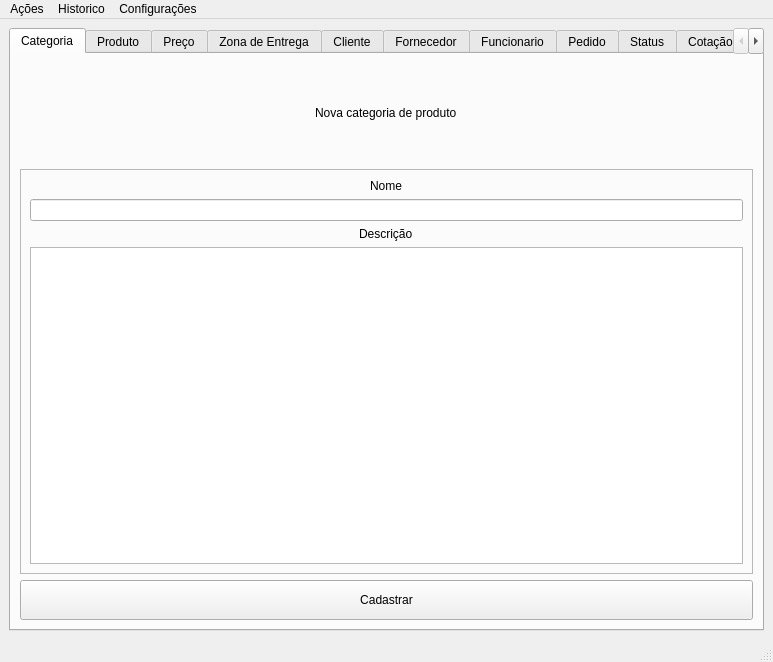
<?xml version="1.0" encoding="UTF-8"?>
<ui version="4.0">
 <class>MainWindow</class>
 <widget class="QMainWindow" name="MainWindow">
  <property name="geometry">
   <rect>
    <x>0</x>
    <y>0</y>
    <width>773</width>
    <height>662</height>
   </rect>
  </property>
  <property name="windowTitle">
   <string>Chickie</string>
  </property>
  <widget class="QWidget" name="centralwidget">
   <layout class="QVBoxLayout" name="verticalLayout">
    <item>
     <widget class="QTabWidget" name="tabWidget">
      <property name="minimumSize">
       <size>
        <width>0</width>
        <height>40</height>
       </size>
      </property>
      <property name="currentIndex">
       <number>0</number>
      </property>
      <widget class="QWidget" name="tabCategoria">
       <attribute name="title">
        <string>Categoria</string>
       </attribute>
       <layout class="QVBoxLayout" name="verticalLayout_2">
        <item alignment="Qt::AlignHCenter">
         <widget class="QLabel" name="labelNovaCategoriaProduto">
          <property name="minimumSize">
           <size>
            <width>0</width>
            <height>100</height>
           </size>
          </property>
          <property name="text">
           <string>Nova categoria de produto</string>
          </property>
         </widget>
        </item>
        <item>
         <widget class="QFrame" name="frame">
          <property name="frameShape">
           <enum>QFrame::StyledPanel</enum>
          </property>
          <property name="frameShadow">
           <enum>QFrame::Raised</enum>
          </property>
          <layout class="QVBoxLayout" name="verticalLayout_9">
           <item alignment="Qt::AlignHCenter">
            <widget class="QLabel" name="labelNomeCategoriaProduto">
             <property name="text">
              <string>Nome</string>
             </property>
            </widget>
           </item>
           <item>
            <widget class="QLineEdit" name="lineEditNomeCategoriaProduto">
             <property name="text">
              <string/>
             </property>
            </widget>
           </item>
           <item alignment="Qt::AlignHCenter">
            <widget class="QLabel" name="labelDescricaoCategoriaProduto">
             <property name="text">
              <string>Descrição</string>
             </property>
            </widget>
           </item>
           <item>
            <widget class="QPlainTextEdit" name="plainTextEditDescricaoCategoriaProduto"/>
           </item>
          </layout>
         </widget>
        </item>
        <item>
         <widget class="QPushButton" name="pushButtonCadastrarCategoriaProduto">
          <property name="minimumSize">
           <size>
            <width>0</width>
            <height>40</height>
           </size>
          </property>
          <property name="text">
           <string>Cadastrar</string>
          </property>
         </widget>
        </item>
       </layout>
      </widget>
      <widget class="QWidget" name="tabProduto">
       <attribute name="title">
        <string>Produto</string>
       </attribute>
       <layout class="QVBoxLayout" name="verticalLayout_7">
        <item alignment="Qt::AlignHCenter">
         <widget class="QLabel" name="labelNovoProduto">
          <property name="minimumSize">
           <size>
            <width>0</width>
            <height>100</height>
           </size>
          </property>
          <property name="text">
           <string>Novo Produto</string>
          </property>
         </widget>
        </item>
        <item>
         <widget class="QFrame" name="frame_6">
          <property name="frameShape">
           <enum>QFrame::StyledPanel</enum>
          </property>
          <property name="frameShadow">
           <enum>QFrame::Raised</enum>
          </property>
          <layout class="QVBoxLayout" name="verticalLayout_10">
           <item>
            <widget class="QLabel" name="labelCategoriaProduto">
             <property name="text">
              <string>Categoria</string>
             </property>
            </widget>
           </item>
           <item>
            <widget class="QComboBox" name="comboBoxCategoriaProduto">
             <item>
              <property name="text">
               <string>Categoria A</string>
              </property>
             </item>
            </widget>
           </item>
           <item>
            <widget class="QLabel" name="labelNomeProduto">
             <property name="text">
              <string>Nome</string>
             </property>
            </widget>
           </item>
           <item>
            <widget class="QLineEdit" name="lineEditNomeProduto">
             <property name="placeholderText">
              <string>Nome</string>
             </property>
            </widget>
           </item>
           <item>
            <widget class="QLabel" name="labelPrecoProduto">
             <property name="text">
              <string>Preço padrão</string>
             </property>
            </widget>
           </item>
           <item>
            <widget class="QDoubleSpinBox" name="doubleSpinBoxPrecoProduto"/>
           </item>
           <item>
            <widget class="QLabel" name="labelDescricaoProduto">
             <property name="text">
              <string>Descrição</string>
             </property>
            </widget>
           </item>
           <item>
            <widget class="QTextEdit" name="textEditDescricaoProduto">
             <property name="placeholderText">
              <string>Descrição</string>
             </property>
            </widget>
           </item>
          </layout>
         </widget>
        </item>
        <item>
         <widget class="QPushButton" name="pushButtonCadastrarProduto">
          <property name="minimumSize">
           <size>
            <width>0</width>
            <height>40</height>
           </size>
          </property>
          <property name="text">
           <string>Cadastrar</string>
          </property>
         </widget>
        </item>
       </layout>
      </widget>
      <widget class="QWidget" name="tabPreco">
       <attribute name="title">
        <string>Preço</string>
       </attribute>
       <layout class="QVBoxLayout" name="verticalLayout_3">
        <item alignment="Qt::AlignHCenter">
         <widget class="QLabel" name="labelNovoPreco">
          <property name="minimumSize">
           <size>
            <width>0</width>
            <height>0</height>
           </size>
          </property>
          <property name="maximumSize">
           <size>
            <width>16777215</width>
            <height>100</height>
           </size>
          </property>
          <property name="text">
           <string>Novo Preço Excepcional</string>
          </property>
         </widget>
        </item>
        <item>
         <widget class="QFrame" name="frame_8">
          <property name="frameShape">
           <enum>QFrame::StyledPanel</enum>
          </property>
          <property name="frameShadow">
           <enum>QFrame::Raised</enum>
          </property>
          <layout class="QVBoxLayout" name="verticalLayout_14">
           <item>
            <widget class="QLabel" name="labelProdutoPreco">
             <property name="text">
              <string>Produto</string>
             </property>
            </widget>
           </item>
           <item>
            <widget class="QComboBox" name="comboBoxProdutoPreco">
             <item>
              <property name="text">
               <string>Pizza tal</string>
              </property>
             </item>
            </widget>
           </item>
           <item>
            <widget class="QLabel" name="labelValorPreco">
             <property name="text">
              <string>Valor</string>
             </property>
            </widget>
           </item>
           <item>
            <widget class="QDoubleSpinBox" name="doubleSpinValorPreco"/>
           </item>
           <item>
            <widget class="QLabel" name="labelDiaDaSemanaPreco">
             <property name="text">
              <string>Dia da semana</string>
             </property>
            </widget>
           </item>
           <item>
            <widget class="QComboBox" name="comboBoxDiaDaSemanaPreco">
             <item>
              <property name="text">
               <string>Segunda</string>
              </property>
             </item>
             <item>
              <property name="text">
               <string>Terça</string>
              </property>
             </item>
             <item>
              <property name="text">
               <string>Quarta</string>
              </property>
             </item>
             <item>
              <property name="text">
               <string>Quinta</string>
              </property>
             </item>
             <item>
              <property name="text">
               <string>Sexta</string>
              </property>
             </item>
             <item>
              <property name="text">
               <string>Sábado</string>
              </property>
             </item>
             <item>
              <property name="text">
               <string>Domingo</string>
              </property>
             </item>
            </widget>
           </item>
          </layout>
         </widget>
        </item>
        <item>
         <widget class="QPushButton" name="pushButtonCadastrarPreco">
          <property name="minimumSize">
           <size>
            <width>0</width>
            <height>40</height>
           </size>
          </property>
          <property name="text">
           <string>Cadastrar</string>
          </property>
         </widget>
        </item>
       </layout>
      </widget>
      <widget class="QWidget" name="tabZonaEntrega">
       <attribute name="title">
        <string>Zona de Entrega</string>
       </attribute>
       <layout class="QVBoxLayout" name="verticalLayout_8">
        <item alignment="Qt::AlignHCenter">
         <widget class="QLabel" name="labelCadastroZonaEntrega">
          <property name="maximumSize">
           <size>
            <width>16777215</width>
            <height>100</height>
           </size>
          </property>
          <property name="text">
           <string>Cadastro de Zona de Entrega</string>
          </property>
         </widget>
        </item>
        <item>
         <widget class="QFrame" name="frame_7">
          <property name="frameShape">
           <enum>QFrame::StyledPanel</enum>
          </property>
          <property name="frameShadow">
           <enum>QFrame::Raised</enum>
          </property>
          <layout class="QGridLayout" name="gridLayout_5">
           <item row="1" column="1">
            <widget class="QLineEdit" name="lineEditCidadeZonaEntrega">
             <property name="alignment">
              <set>Qt::AlignCenter</set>
             </property>
             <property name="placeholderText">
              <string>Cidade</string>
             </property>
            </widget>
           </item>
           <item row="2" column="0">
            <widget class="QLineEdit" name="lineEditBairroZonaEntrega">
             <property name="alignment">
              <set>Qt::AlignCenter</set>
             </property>
             <property name="placeholderText">
              <string>Bairro</string>
             </property>
            </widget>
           </item>
           <item row="1" column="0">
            <widget class="QLineEdit" name="lineEditNomeZonaEntrega">
             <property name="alignment">
              <set>Qt::AlignCenter</set>
             </property>
             <property name="placeholderText">
              <string>Nome</string>
             </property>
            </widget>
           </item>
           <item row="3" column="1">
            <widget class="QDoubleSpinBox" name="doubleSpinBoxTaxaZonaEntrega"/>
           </item>
           <item row="3" column="0">
            <widget class="QLineEdit" name="lineEditCEPZonaEntrega">
             <property name="alignment">
              <set>Qt::AlignCenter</set>
             </property>
             <property name="placeholderText">
              <string>CEP</string>
             </property>
            </widget>
           </item>
           <item row="2" column="1">
            <widget class="QComboBox" name="comboBoxUFZonaEntrega">
             <property name="styleSheet">
              <string notr="true"/>
             </property>
             <property name="placeholderText">
              <string/>
             </property>
             <item>
              <property name="text">
               <string>RJ</string>
              </property>
             </item>
            </widget>
           </item>
          </layout>
         </widget>
        </item>
        <item>
         <widget class="QPushButton" name="pushButtonCadastrarZonaEntrega">
          <property name="minimumSize">
           <size>
            <width>0</width>
            <height>40</height>
           </size>
          </property>
          <property name="text">
           <string>Cadastrar</string>
          </property>
         </widget>
        </item>
       </layout>
      </widget>
      <widget class="QWidget" name="tabCliente">
       <attribute name="title">
        <string>Cliente</string>
       </attribute>
       <layout class="QGridLayout" name="gridLayout">
        <item row="4" column="0">
         <widget class="QPushButton" name="pushButtonCadastrarCliente">
          <property name="minimumSize">
           <size>
            <width>0</width>
            <height>40</height>
           </size>
          </property>
          <property name="text">
           <string>Cadastrar</string>
          </property>
         </widget>
        </item>
        <item row="1" column="0" rowspan="2">
         <widget class="QFrame" name="frame_2">
          <property name="frameShape">
           <enum>QFrame::StyledPanel</enum>
          </property>
          <property name="frameShadow">
           <enum>QFrame::Raised</enum>
          </property>
          <layout class="QGridLayout" name="gridLayout_6">
           <item row="2" column="0">
            <widget class="QLineEdit" name="lineEditEmailCliente">
             <property name="minimumSize">
              <size>
               <width>0</width>
               <height>0</height>
              </size>
             </property>
             <property name="alignment">
              <set>Qt::AlignCenter</set>
             </property>
             <property name="placeholderText">
              <string>E-mail</string>
             </property>
            </widget>
           </item>
           <item row="2" column="1">
            <widget class="QLineEdit" name="lineEditUsernameCliente">
             <property name="minimumSize">
              <size>
               <width>0</width>
               <height>0</height>
              </size>
             </property>
             <property name="maximumSize">
              <size>
               <width>16777215</width>
               <height>16777215</height>
              </size>
             </property>
             <property name="alignment">
              <set>Qt::AlignCenter</set>
             </property>
             <property name="placeholderText">
              <string>Username</string>
             </property>
            </widget>
           </item>
           <item row="4" column="0" colspan="2">
            <widget class="QLineEdit" name="lineEditSenhaCliente">
             <property name="alignment">
              <set>Qt::AlignCenter</set>
             </property>
             <property name="placeholderText">
              <string>Senha (padrão: 123456)</string>
             </property>
            </widget>
           </item>
           <item row="1" column="0" colspan="2">
            <widget class="QLineEdit" name="lineEditNomeCliente">
             <property name="text">
              <string/>
             </property>
             <property name="alignment">
              <set>Qt::AlignCenter</set>
             </property>
             <property name="placeholderText">
              <string>Nome Completo</string>
             </property>
            </widget>
           </item>
           <item row="3" column="0">
            <widget class="QLineEdit" name="lineEditCelularCliente">
             <property name="minimumSize">
              <size>
               <width>200</width>
               <height>0</height>
              </size>
             </property>
             <property name="alignment">
              <set>Qt::AlignCenter</set>
             </property>
             <property name="placeholderText">
              <string>Celular</string>
             </property>
            </widget>
           </item>
           <item row="3" column="1">
            <widget class="QLineEdit" name="lineEditTelefoneCliente">
             <property name="alignment">
              <set>Qt::AlignCenter</set>
             </property>
             <property name="placeholderText">
              <string>Telefone</string>
             </property>
            </widget>
           </item>
           <item row="0" column="0" colspan="2">
            <widget class="QLabel" name="labelDadosCliente">
             <property name="minimumSize">
              <size>
               <width>0</width>
               <height>40</height>
              </size>
             </property>
             <property name="maximumSize">
              <size>
               <width>16777215</width>
               <height>50</height>
              </size>
             </property>
             <property name="text">
              <string>Dados Pessoais</string>
             </property>
             <property name="alignment">
              <set>Qt::AlignCenter</set>
             </property>
            </widget>
           </item>
          </layout>
         </widget>
        </item>
        <item row="3" column="0">
         <widget class="QFrame" name="frame_15">
          <property name="frameShape">
           <enum>QFrame::StyledPanel</enum>
          </property>
          <property name="frameShadow">
           <enum>QFrame::Raised</enum>
          </property>
          <layout class="QGridLayout" name="gridLayout_2">
           <item row="2" column="1">
            <widget class="QLineEdit" name="lineEditComplementoCliente">
             <property name="alignment">
              <set>Qt::AlignCenter</set>
             </property>
             <property name="placeholderText">
              <string>Complemento</string>
             </property>
            </widget>
           </item>
           <item row="1" column="0" colspan="4">
            <widget class="QLineEdit" name="lineEditLogradouroCliente">
             <property name="alignment">
              <set>Qt::AlignCenter</set>
             </property>
             <property name="placeholderText">
              <string>Logradouro</string>
             </property>
            </widget>
           </item>
           <item row="3" column="1" colspan="2">
            <widget class="QLineEdit" name="lineEditCEPCliente">
             <property name="alignment">
              <set>Qt::AlignCenter</set>
             </property>
             <property name="placeholderText">
              <string>CEP</string>
             </property>
            </widget>
           </item>
           <item row="2" column="0">
            <widget class="QLineEdit" name="lineEditNumeroCliente">
             <property name="alignment">
              <set>Qt::AlignCenter</set>
             </property>
             <property name="placeholderText">
              <string>Número</string>
             </property>
            </widget>
           </item>
           <item row="3" column="0">
            <widget class="QLineEdit" name="lineEditCidadeCliente">
             <property name="alignment">
              <set>Qt::AlignCenter</set>
             </property>
             <property name="placeholderText">
              <string>Cidade</string>
             </property>
            </widget>
           </item>
           <item row="3" column="3">
            <widget class="QComboBox" name="comboBoxUFCliente">
             <property name="maximumSize">
              <size>
               <width>70</width>
               <height>16777215</height>
              </size>
             </property>
            </widget>
           </item>
           <item row="2" column="2" colspan="2">
            <widget class="QLineEdit" name="lineEditBairroCliente">
             <property name="text">
              <string/>
             </property>
             <property name="alignment">
              <set>Qt::AlignCenter</set>
             </property>
             <property name="placeholderText">
              <string>Bairro</string>
             </property>
            </widget>
           </item>
           <item row="0" column="0" colspan="4">
            <widget class="QLabel" name="labelEnderecoCliente">
             <property name="minimumSize">
              <size>
               <width>0</width>
               <height>40</height>
              </size>
             </property>
             <property name="maximumSize">
              <size>
               <width>16777215</width>
               <height>16777215</height>
              </size>
             </property>
             <property name="baseSize">
              <size>
               <width>0</width>
               <height>0</height>
              </size>
             </property>
             <property name="text">
              <string>Endereço</string>
             </property>
             <property name="alignment">
              <set>Qt::AlignCenter</set>
             </property>
            </widget>
           </item>
          </layout>
         </widget>
        </item>
        <item row="0" column="0">
         <widget class="QLabel" name="labelCadastroCliente">
          <property name="minimumSize">
           <size>
            <width>0</width>
            <height>100</height>
           </size>
          </property>
          <property name="maximumSize">
           <size>
            <width>16777215</width>
            <height>100</height>
           </size>
          </property>
          <property name="text">
           <string>Cadastro de cliente</string>
          </property>
          <property name="alignment">
           <set>Qt::AlignCenter</set>
          </property>
         </widget>
        </item>
       </layout>
      </widget>
      <widget class="QWidget" name="tabFornecedor">
       <attribute name="title">
        <string>Fornecedor</string>
       </attribute>
       <layout class="QVBoxLayout" name="verticalLayout_4">
        <item alignment="Qt::AlignHCenter">
         <widget class="QLabel" name="labelNovoFornecedor">
          <property name="maximumSize">
           <size>
            <width>16777215</width>
            <height>100</height>
           </size>
          </property>
          <property name="text">
           <string>Novo Fornecedor</string>
          </property>
         </widget>
        </item>
        <item>
         <widget class="QFrame" name="frame_3">
          <property name="frameShape">
           <enum>QFrame::StyledPanel</enum>
          </property>
          <property name="frameShadow">
           <enum>QFrame::Raised</enum>
          </property>
          <layout class="QGridLayout" name="gridLayout_3">
           <item row="1" column="1">
            <widget class="QLineEdit" name="lineEditUsernameFornecedor">
             <property name="alignment">
              <set>Qt::AlignCenter</set>
             </property>
             <property name="placeholderText">
              <string>Username</string>
             </property>
            </widget>
           </item>
           <item row="3" column="1">
            <widget class="QLineEdit" name="lineEditCNPJFornecedor">
             <property name="alignment">
              <set>Qt::AlignCenter</set>
             </property>
             <property name="placeholderText">
              <string>CNPJ</string>
             </property>
            </widget>
           </item>
           <item row="2" column="1">
            <widget class="QLineEdit" name="lineEditCelularFornecedor">
             <property name="alignment">
              <set>Qt::AlignCenter</set>
             </property>
             <property name="placeholderText">
              <string>Celular</string>
             </property>
            </widget>
           </item>
           <item row="1" column="0">
            <widget class="QLineEdit" name="lineEditNomeFornecedor">
             <property name="alignment">
              <set>Qt::AlignCenter</set>
             </property>
             <property name="placeholderText">
              <string>Nome</string>
             </property>
            </widget>
           </item>
           <item row="2" column="0">
            <widget class="QLineEdit" name="lineEditEmailFornecedor">
             <property name="alignment">
              <set>Qt::AlignCenter</set>
             </property>
             <property name="placeholderText">
              <string>E-mail</string>
             </property>
            </widget>
           </item>
           <item row="3" column="0">
            <widget class="QLineEdit" name="lineEditTelefoneFornecedor">
             <property name="alignment">
              <set>Qt::AlignCenter</set>
             </property>
             <property name="placeholderText">
              <string>Telefone</string>
             </property>
            </widget>
           </item>
          </layout>
         </widget>
        </item>
        <item>
         <widget class="QPushButton" name="pushButtonCadastrarFornecedor">
          <property name="text">
           <string>Cadastrar</string>
          </property>
         </widget>
        </item>
       </layout>
      </widget>
      <widget class="QWidget" name="tabFuncionario">
       <attribute name="title">
        <string>Funcionario</string>
       </attribute>
       <layout class="QVBoxLayout" name="verticalLayout_5">
        <item alignment="Qt::AlignHCenter">
         <widget class="QLabel" name="labelNovoFuncionario">
          <property name="maximumSize">
           <size>
            <width>16777215</width>
            <height>100</height>
           </size>
          </property>
          <property name="text">
           <string>Novo Funcionario</string>
          </property>
         </widget>
        </item>
        <item>
         <widget class="QFrame" name="frame_4">
          <property name="frameShape">
           <enum>QFrame::StyledPanel</enum>
          </property>
          <property name="frameShadow">
           <enum>QFrame::Raised</enum>
          </property>
          <layout class="QVBoxLayout" name="verticalLayout_11">
           <item>
            <widget class="QLineEdit" name="lineEditNomeFuncionario">
             <property name="alignment">
              <set>Qt::AlignCenter</set>
             </property>
             <property name="placeholderText">
              <string>Nome</string>
             </property>
            </widget>
           </item>
           <item>
            <widget class="QLineEdit" name="lineEditCargoFuncionario">
             <property name="alignment">
              <set>Qt::AlignCenter</set>
             </property>
             <property name="placeholderText">
              <string>Cargo</string>
             </property>
            </widget>
           </item>
           <item>
            <widget class="QLineEdit" name="lineEditEmailFuncionario">
             <property name="alignment">
              <set>Qt::AlignCenter</set>
             </property>
             <property name="placeholderText">
              <string>E-mail</string>
             </property>
            </widget>
           </item>
           <item>
            <widget class="QLineEdit" name="lineEditSenhaFuncionario">
             <property name="alignment">
              <set>Qt::AlignCenter</set>
             </property>
             <property name="placeholderText">
              <string>Senha</string>
             </property>
            </widget>
           </item>
           <item>
            <widget class="QLineEdit" name="lineEditTelefoneFuncionario">
             <property name="alignment">
              <set>Qt::AlignCenter</set>
             </property>
             <property name="placeholderText">
              <string>Telefone</string>
             </property>
            </widget>
           </item>
           <item>
            <widget class="QLineEdit" name="lineEditCelularFuncionario">
             <property name="alignment">
              <set>Qt::AlignCenter</set>
             </property>
             <property name="placeholderText">
              <string>Celular</string>
             </property>
            </widget>
           </item>
          </layout>
         </widget>
        </item>
        <item>
         <widget class="QPushButton" name="pushButtonCadastrarFuncionario">
          <property name="text">
           <string>Cadastrar</string>
          </property>
         </widget>
        </item>
       </layout>
      </widget>
      <widget class="QWidget" name="tabPedido">
       <attribute name="title">
        <string>Pedido</string>
       </attribute>
       <layout class="QVBoxLayout" name="verticalLayout_6">
        <item>
         <widget class="QFrame" name="frame_10">
          <property name="frameShape">
           <enum>QFrame::StyledPanel</enum>
          </property>
          <property name="frameShadow">
           <enum>QFrame::Raised</enum>
          </property>
          <layout class="QVBoxLayout" name="verticalLayout_16">
           <item alignment="Qt::AlignHCenter">
            <widget class="QLabel" name="labelCadastrarPedido">
             <property name="maximumSize">
              <size>
               <width>16777215</width>
               <height>60</height>
              </size>
             </property>
             <property name="text">
              <string>Cadastrar Pedido</string>
             </property>
            </widget>
           </item>
           <item>
            <widget class="QFrame" name="frame_11">
             <property name="styleSheet">
              <string notr="true">#frame_11, #frame_12, #frame_5 {
  border: 0px;
}
</string>
             </property>
             <property name="frameShape">
              <enum>QFrame::StyledPanel</enum>
             </property>
             <property name="frameShadow">
              <enum>QFrame::Raised</enum>
             </property>
             <layout class="QHBoxLayout" name="horizontalLayout">
              <item>
               <widget class="QFrame" name="frame_5">
                <property name="frameShape">
                 <enum>QFrame::StyledPanel</enum>
                </property>
                <property name="frameShadow">
                 <enum>QFrame::Raised</enum>
                </property>
                <layout class="QVBoxLayout" name="verticalLayout_12">
                 <item>
                  <widget class="QFrame" name="frame_14">
                   <property name="styleSheet">
                    <string notr="true">#frame_14 {
  border: 0px;
}</string>
                   </property>
                   <property name="frameShape">
                    <enum>QFrame::StyledPanel</enum>
                   </property>
                   <property name="frameShadow">
                    <enum>QFrame::Raised</enum>
                   </property>
                   <layout class="QGridLayout" name="gridLayout_4">
                    <item row="1" column="0">
                     <widget class="QDoubleSpinBox" name="doubleSpinBoxFretePedido"/>
                    </item>
                    <item row="1" column="2">
                     <widget class="QCheckBox" name="checkBoxFretePedido">
                      <property name="text">
                       <string>Usar frete padrão</string>
                      </property>
                     </widget>
                    </item>
                    <item row="0" column="0">
                     <widget class="QLabel" name="labelFretePedido">
                      <property name="text">
                       <string>Frete</string>
                      </property>
                     </widget>
                    </item>
                   </layout>
                  </widget>
                 </item>
                 <item>
                  <widget class="QLabel" name="labelStatusPedido">
                   <property name="text">
                    <string>Status</string>
                   </property>
                  </widget>
                 </item>
                 <item>
                  <widget class="QComboBox" name="comboBoxStatusPedido">
                   <item>
                    <property name="text">
                     <string>Pendente</string>
                    </property>
                   </item>
                  </widget>
                 </item>
                 <item>
                  <widget class="QLabel" name="labelClientePedido">
                   <property name="text">
                    <string>Cliente</string>
                   </property>
                  </widget>
                 </item>
                 <item>
                  <widget class="QComboBox" name="comboBoxClientePedido">
                   <item>
                    <property name="text">
                     <string>Marcelo</string>
                    </property>
                   </item>
                  </widget>
                 </item>
                 <item>
                  <widget class="QTextBrowser" name="textBrowserEndereco">
                   <property name="html">
                    <string>&lt;!DOCTYPE HTML PUBLIC &quot;-//W3C//DTD HTML 4.0//EN&quot; &quot;http://www.w3.org/TR/REC-html40/strict.dtd&quot;&gt;
&lt;html&gt;&lt;head&gt;&lt;meta name=&quot;qrichtext&quot; content=&quot;1&quot; /&gt;&lt;style type=&quot;text/css&quot;&gt;
p, li { white-space: pre-wrap; }
&lt;/style&gt;&lt;/head&gt;&lt;body style=&quot; font-family:'Noto Sans'; font-size:11pt; font-weight:400; font-style:normal;&quot;&gt;
&lt;p style=&quot; margin-top:0px; margin-bottom:0px; margin-left:0px; margin-right:0px; -qt-block-indent:0; text-indent:0px;&quot;&gt;Rua bla bla bla&lt;/p&gt;&lt;/body&gt;&lt;/html&gt;</string>
                   </property>
                  </widget>
                 </item>
                </layout>
               </widget>
              </item>
              <item>
               <widget class="QFrame" name="frame_12">
                <property name="frameShape">
                 <enum>QFrame::StyledPanel</enum>
                </property>
                <property name="frameShadow">
                 <enum>QFrame::Raised</enum>
                </property>
                <layout class="QVBoxLayout" name="verticalLayout_17">
                 <item alignment="Qt::AlignHCenter">
                  <widget class="QLabel" name="labelItemPedido">
                   <property name="text">
                    <string>Item</string>
                   </property>
                  </widget>
                 </item>
                 <item>
                  <widget class="QComboBox" name="comboBoxItemPedido">
                   <item>
                    <property name="text">
                     <string>Pizza tal</string>
                    </property>
                   </item>
                  </widget>
                 </item>
                 <item>
                  <widget class="QPushButton" name="pushButtonAdicionarItemPedido">
                   <property name="text">
                    <string>Adicionar Item</string>
                   </property>
                  </widget>
                 </item>
                 <item>
                  <widget class="QListView" name="listView"/>
                 </item>
                </layout>
               </widget>
              </item>
             </layout>
            </widget>
           </item>
          </layout>
         </widget>
        </item>
        <item>
         <widget class="QPushButton" name="pushButtonCadastrarPedido">
          <property name="text">
           <string>Cadastrar</string>
          </property>
         </widget>
        </item>
       </layout>
      </widget>
      <widget class="QWidget" name="tabStatus">
       <attribute name="title">
        <string>Status</string>
       </attribute>
       <layout class="QVBoxLayout" name="verticalLayout_13">
        <item alignment="Qt::AlignHCenter">
         <widget class="QLabel" name="labelCadastroStatusPedido">
          <property name="minimumSize">
           <size>
            <width>0</width>
            <height>100</height>
           </size>
          </property>
          <property name="maximumSize">
           <size>
            <width>16777215</width>
            <height>16777215</height>
           </size>
          </property>
          <property name="text">
           <string>Cadastro de Status de Pedido</string>
          </property>
         </widget>
        </item>
        <item>
         <widget class="QFrame" name="frame_9">
          <property name="frameShape">
           <enum>QFrame::StyledPanel</enum>
          </property>
          <property name="frameShadow">
           <enum>QFrame::Raised</enum>
          </property>
          <layout class="QVBoxLayout" name="verticalLayout_15">
           <item alignment="Qt::AlignHCenter">
            <widget class="QLabel" name="labelNomeStatusPedido">
             <property name="text">
              <string>Nome</string>
             </property>
            </widget>
           </item>
           <item>
            <widget class="QLineEdit" name="lineEditNomeStatusPedido"/>
           </item>
           <item alignment="Qt::AlignHCenter">
            <widget class="QLabel" name="labelDescricaoStatusPedido">
             <property name="text">
              <string>Descrição</string>
             </property>
            </widget>
           </item>
           <item>
            <widget class="QTextEdit" name="textEditDescricaoStatusPedido"/>
           </item>
          </layout>
         </widget>
        </item>
        <item>
         <widget class="QPushButton" name="pushButtonCadastrarStatusPedido">
          <property name="text">
           <string>Cadastrar</string>
          </property>
         </widget>
        </item>
       </layout>
      </widget>
      <widget class="QWidget" name="tab_10">
       <attribute name="title">
        <string>Cotação</string>
       </attribute>
      </widget>
      <widget class="QWidget" name="tab_11">
       <attribute name="title">
        <string>Insumo</string>
       </attribute>
      </widget>
      <widget class="QWidget" name="tab_12">
       <attribute name="title">
        <string>Contratos</string>
       </attribute>
      </widget>
      <widget class="QWidget" name="tab_13">
       <attribute name="title">
        <string>Recebimentos</string>
       </attribute>
      </widget>
      <widget class="QWidget" name="tab_14">
       <attribute name="title">
        <string>Pagamentos</string>
       </attribute>
      </widget>
     </widget>
    </item>
   </layout>
  </widget>
  <widget class="QMenuBar" name="menubar">
   <property name="geometry">
    <rect>
     <x>0</x>
     <y>0</y>
     <width>773</width>
     <height>27</height>
    </rect>
   </property>
   <widget class="QMenu" name="menuA_es">
    <property name="title">
     <string>Ações</string>
    </property>
    <addaction name="actionAtualizar"/>
    <addaction name="actionCadastro"/>
    <addaction name="actionRemover"/>
   </widget>
   <widget class="QMenu" name="menuHistorico">
    <property name="title">
     <string>Historico</string>
    </property>
   </widget>
   <widget class="QMenu" name="menuSobre">
    <property name="title">
     <string>Configurações</string>
    </property>
   </widget>
   <addaction name="menuA_es"/>
   <addaction name="menuHistorico"/>
   <addaction name="menuSobre"/>
  </widget>
  <widget class="QStatusBar" name="statusbar"/>
  <action name="actionAtualizar">
   <property name="text">
    <string>Atualizar ...</string>
   </property>
  </action>
  <action name="actionCadastro">
   <property name="text">
    <string>Cadastrar ...</string>
   </property>
  </action>
  <action name="actionRemover">
   <property name="text">
    <string>Remover ...</string>
   </property>
  </action>
 </widget>
 <resources/>
 <connections/>
</ui>
